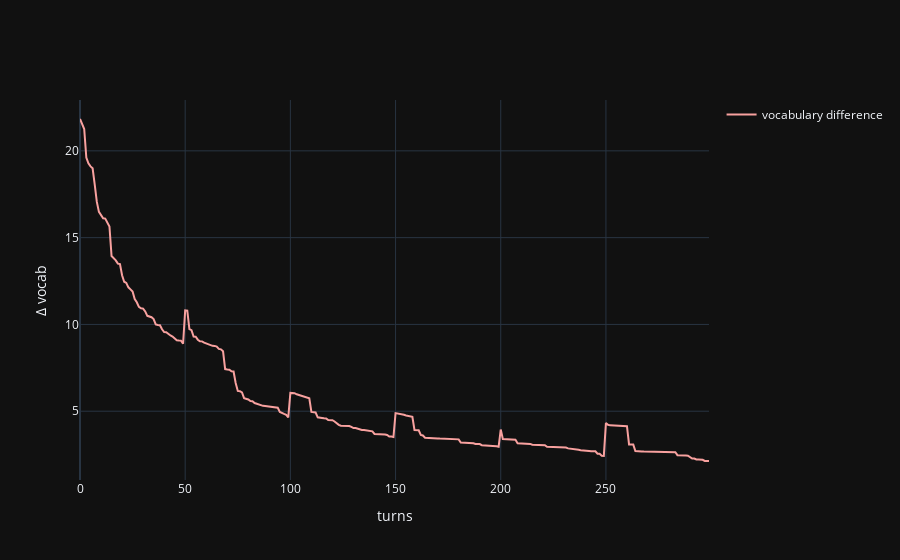

Write notebook code for a chart like this one.
### Code cell
fig = plot(vocab_dif.numpy(), 'vocabulary difference')
fig.update_layout(
    # title='Dyadic interaction in a random environment with novel words introduced',
    yaxis_title='Δ P(w|m)',
    xaxis_title='turns'
)
fig.show()

### Figure 1 — Plotly figure (JSON) as saved in the notebook; plotly's stock layout.template omitted (floating-point values rounded to 4 significant figures; data arrays with more than 128 entries replaced by an {"elided": "..."} marker saying what was removed)
{"data": [{"legendgroup": "vocabulary difference", "line": {"color": "#F8A19F"}, "mode": "lines", "name": "vocabulary difference", "showlegend": true, "x": {"elided": "300 int values"}, "y": {"elided": "300 float values"}, "type": "scatter"}], "layout": {"yaxis": {"title": {"text": "Δ vocab"}}, "xaxis": {"title": {"text": "turns"}}}}
